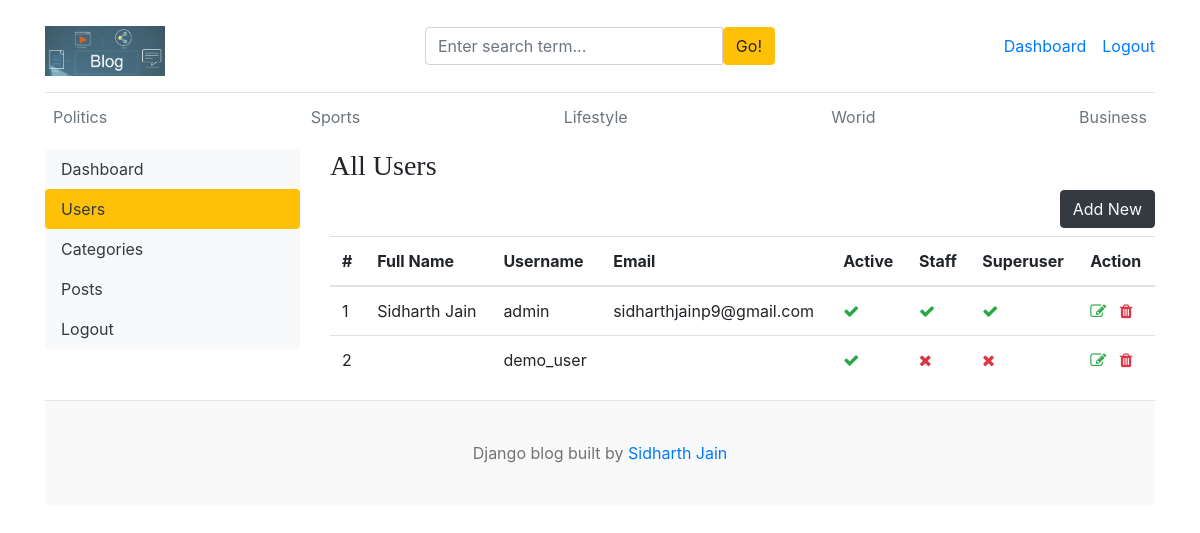
/dashboard/users/ (signed in), run on the app's committed database.
### blog_app/models.py (models this page shows, shortened)
class Category(models.Model):
    category_name = models.CharField(max_length=50,unique=True) # unique = True - one category by one name only
    created_at = models.DateTimeField(auto_now_add=True)
    updated_at = models.DateTimeField(auto_now=True)
    class Meta:
        verbose_name_plural = 'categories'

### dashboards/views.py (the view)
# urls.py: path('users/',views.users,name='users'),
@login_required(login_url='login')
def users(request):
    users = User.objects.all()
    context = {
        'users':users,
    }
    return render(request,'dashboard/users.html',context)

### blog_app/context_processors.py (called while the page is built)
def get_categories(request):
    categories = Category.objects.all()
    return dict(categories = categories)

def get_social_links(request):
    social_links = SocialLink.objects.all()
    return dict(social_links=social_links)

### templates/dashboard/users.html (shortened to what this page needs)
{% extends 'base.html' %}
{% block content %}
<div class="row">
{% include 'dashboard/sidebar.html' %}
    <div class="col-md-9">
      {% if perms.auth.view_user %}
        <h3>All Users</h3>
        <a href="{% url 'add_user' %}" class="btn btn-dark text-light float-right mb-2" aria-disabled="true">Add New</a>
        <table class="table table-hover">
            <thead>
              <tr>
                <th>#</th>
                <th>Full Name</th>
                <th>Username</th>
                <th>Email</th>
                <th>Active</th>
                <th>Staff</th>
                <th>Superuser</th>
                <th>Action</th>
              </tr>
            </thead>
            <tbody>
              {% for i in users %}
              <tr>
                <td>{{ forloop.counter }}</tdscope=>
                <td>{{ i.first_name }} {{i.last_name}}</td>
                <td>{{ i.username }}</td>
                <td>{{ i.email }}</td>
                <td>{% if i.is_active %}<i class="fa fa-check text-success"></i>{% else %}<i class="fa fa-times text-danger"></i>{% endif %}</td>
                <td>{% if i.is_staff %}<i class="fa fa-check text-success"></i>{% else %}<i class="fa fa-times text-danger"></i>{% endif %}</td>
                <td>{% if i.is_superuser %}<i class="fa fa-check text-success"></i>{% else %}<i class="fa fa-times text-danger"></i>{% endif %}</td>
                <td>
                    <a href="{% url 'edit_user' i.pk %}"><i class="fa fa-edit text-success" title="Edit"></i></a>
                    <a href="{% url 'delete_user' i.pk %}" aria-disabled="true"><i class="fa fa-trash text-danger" title="Delete"></i></a>
                </td>
              </tr>
              {% endfor %}
            </tbody>
          </table>
          {% else %}
          <h5>You dont have permission to view the page.</h5>
          {% endif %}
    </div>
</div>
{% endblock %}

### templates/base.html (shortened to what this page needs)
{% load static %}
<!DOCTYPE html>
<html lang="en">
<head>
    <link href="https://getbootstrap.com/docs/4.0/dist/css/bootstrap.min.css" rel="stylesheet">
    <link href="{% static 'css/blog.css'%}" rel="stylesheet">
    <link rel="stylesheet" href="https://cdnjs.cloudflare.com/ajax/libs/font-awesome/4.7.0/css/font-awesome.min.css">
</head>
<body>
    <div class="container">
        <header class="blog-header py-3">
            <div class="row flex-nowrap justify-content-between align-items-center">
            <div class="col-4 pt-1">
                <a class="blog-header-logo text-dark" href="/"><img src="{% static 'images/blog.jpg' %}" style="height:50px; width:120px;" alt="blog_logo_image" srcset=""></a>
            </div>
            <div class="col-4">
                <form action="{% url 'search' %}" method="GET">
                    <div class="input-group">
                        <input class="form-control" type="text" name="keyword" value="{{keyword}}" placeholder="Enter search term..." aria-label="Enter search term..." aria-describedby="button-search" />
                        <button class="btn btn-warning" id="button-search" type="submit">Go!</button>
                    </div>
                </form>
            </div>
            <div class="col-4 d-flex justify-content-end align-items-center">
                {% if not user.is_authenticated %}
                <a class="btn btn-sm btn-warning" href="{% url 'login' %}">Login</a> &nbsp;
                <a class="btn btn-sm btn-outline-secondary" href="{% url 'register' %}">Register</a>
                {% else %}
                <span><a href="{% url 'dashboard' %}">Dashboard</a></span>
                <span><a href="{% url 'logout' %}">Logout</a></span>
                {% endif %}
            </div>
            </div>
        </header>
    <div class="nav-scroller py-1 mb-2">
        <nav class="nav d-flex justify-content-between">
        {% for cat in categories %}
            <a class="p-2 text-muted" href="{% url 'posts_by_category' cat.pk %}">{{cat.category_name}}</a>
        {% endfor %}
        </nav>
    </div>
{% block content %}
{% endblock %}
    <footer class="blog-footer">
        <p>Django blog built by <a href="#">Sidharth Jain</a></p>
    </footer>
    </body>
</html>

### blog_main/static/css/blog.css (style rules this page uses)
.blog-header { border-bottom: 1px solid #e5e5e5; }
.blog-header-logo { font-family: "Playfair Display", Georgia, "Times New Roman", serif; font-size: 2.25rem; }
h1, h2, h3, h4, h5, h6 { font-family: "Playfair Display", Georgia, "Times New Roman", serif; }
.blog-footer { padding: 2.5rem 0; color: #727272; text-align: center; background-color: #f9f9f9; border-top: .05rem solid #e5e5e5; }
.blog-footer p:last-child { margin-bottom: 0; }

### data on the page
Category: category_name "Politics"
Category: category_name "Sports"
Category: category_name "Lifestyle"
Category: category_name "Worid"
Category: category_name "Business"

### other printed values
{{ i.first_name }} "Sidharth"
{{ i.last_name }} "Jain"
{{ i.username }} "admin"
{{ i.email }} "sidharthjainp9@gmail.com"
{{ i.username }} "demo_user"
